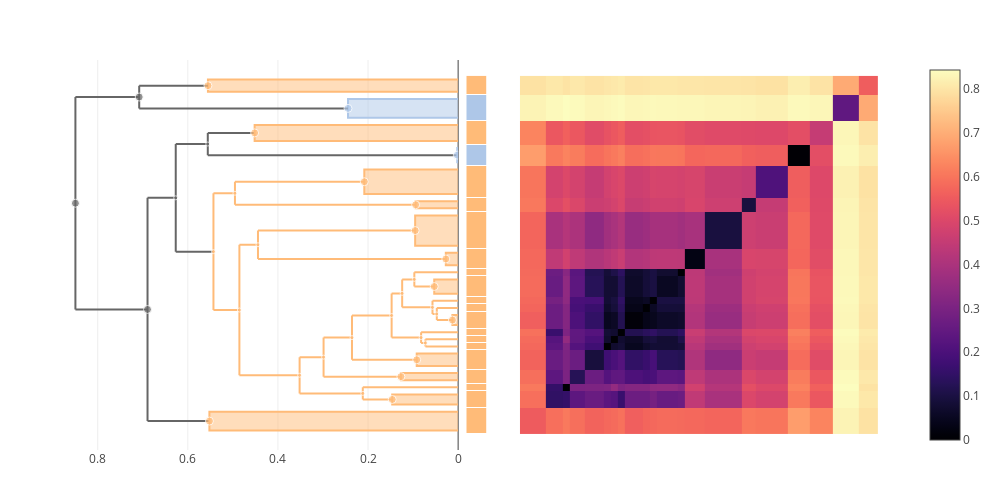

The code cell stored with this chart in its notebook:
### Code cell
trees["all"] = cluster_annotate(cdata, 1:cdata.ntaxa)
plot(multi_clustermap(cdata, trees["all"]))

### Figure 1 — Plotly figure (JSON) as saved in the notebook; plotly's stock layout.template omitted (floating-point values rounded to 4 significant figures; data arrays with more than 128 entries replaced by an {"elided": "..."} marker saying what was removed)
{"data": [{"colorscale": {"elided": "256x2 mixed values"}, "type": "heatmap", "x": [0.5, 4.146, 6.56, 7.56, 9.56, 12.29, 13.29, 14.29, 15.29, 17.71, 18.71, 19.71, 22.71, 23.71, 26.44, 31.68, 33.68, 38.15, 41.15, 44.38, 48.03, 50.76], "y": [0.5, 4.146, 6.56, 7.56, 9.56, 12.29, 13.29, 14.29, 15.29, 17.71, 18.71, 19.71, 22.71, 23.71, 26.44, 31.68, 33.68, 38.15, 41.15, 44.38, 48.03, 50.76], "z": {"elided": "21x21 float values"}}, {"fill": "toself", "hoverinfo": "skip", "line": {"color": "#FFBB78"}, "mode": "lines", "showlegend": false, "type": "scatter", "x": [0, 0.2083, 0.2083, 0], "xaxis": "x2", "y": [34.18, 34.18, 37.65, 37.65], "yaxis": "y"}, {"hoverinfo": "skip", "line": {"color": "#FFBB78"}, "mode": "lines", "showlegend": false, "type": "scatter", "x": [0.08219, 0.08219, null, 0.08219, 0.07259, null, 0.08219, 0, null], "xaxis": "x2", "y": [13.29, 14.79, null, 13.29, 13.29, null, 14.79, 14.79, null], "yaxis": "y"}, {"fill": "toself", "hoverinfo": "skip", "line": {"color": "#FFBB78"}, "mode": "lines", "showlegend": false, "type": "scatter", "x": [0, 0.05306, 0.05306, 0], "xaxis": "x2", "y": [20.21, 20.21, 22.21, 22.21], "yaxis": "y"}, {"hoverinfo": "skip", "line": {"color": "#FFBB78"}, "mode": "lines", "showlegend": false, "type": "scatter", "x": [0.1476, 0.1476, null, 0.1476, 0.08219, null, 0.1476, 0.1242, null], "xaxis": "x2", "y": [14.04, 20.24, null, 14.04, 14.04, null, 20.24, 20.24, null], "yaxis": "y"}, {"hoverinfo": "skip", "line": {"color": "#FFBB78"}, "mode": "lines", "showlegend": false, "type": "scatter", "x": [0.2356, 0.2356, null, 0.2356, 0.09192, null, 0.2356, 0.1476, null], "xaxis": "x2", "y": [10.93, 17.14, null, 10.93, 10.93, null, 17.14, 17.14, null], "yaxis": "y"}, {"hoverinfo": "skip", "line": {"color": "#666666"}, "mode": "lines", "showlegend": false, "type": "scatter", "x": [0.6268, 0.6268, null, 0.6268, 0.5431, null, 0.6268, 0.5557, null], "xaxis": "x2", "y": [26.1, 41.2, null, 26.1, 26.1, null, 41.2, 41.2, null], "yaxis": "y"}, {"hoverinfo": "skip", "line": {"color": "#FFBB78"}, "mode": "lines", "showlegend": false, "type": "scatter", "x": [0.1242, 0.1242, null, 0.1242, 0.05692, null, 0.1242, 0.09722, null], "xaxis": "x2", "y": [18.28, 22.21, null, 18.28, 18.28, null, 22.21, 22.21, null], "yaxis": "y"}, {"hoverinfo": "skip", "line": {"color": "#FFBB78"}, "mode": "lines", "showlegend": false, "type": "scatter", "x": [0.4443, 0.4443, null, 0.4443, 0.02736, null, 0.4443, 0.09541, null], "xaxis": "x2", "y": [25.07, 29.06, null, 25.07, 25.07, null, 29.06, 29.06, null], "yaxis": "y"}, {"fill": "toself", "hoverinfo": "skip", "line": {"color": "#FFBB78"}, "mode": "lines", "showlegend": false, "type": "scatter", "x": [0, 0.02736, 0.02736, 0], "xaxis": "x2", "y": [24.21, 24.21, 25.94, 25.94], "yaxis": "y"}, {"fill": "toself", "hoverinfo": "skip", "line": {"color": "#AEC7E8"}, "mode": "lines", "showlegend": false, "type": "scatter", "x": [0, 0.2444, 0.2444, 0], "xaxis": "x2", "y": [44.88, 44.88, 47.53, 47.53], "yaxis": "y"}, {"hoverinfo": "skip", "line": {"color": "#FFBB78"}, "mode": "lines", "showlegend": false, "type": "scatter", "x": [0.2987, 0.2987, null, 0.2987, 0.1271, null, 0.2987, 0.2356, null], "xaxis": "x2", "y": [8.56, 14.03, null, 8.56, 8.56, null, 14.03, 14.03, null], "yaxis": "y"}, {"fill": "toself", "hoverinfo": "skip", "line": {"color": "#FFBB78"}, "mode": "lines", "showlegend": false, "type": "scatter", "x": [0, 0.09439, 0.09439, 0], "xaxis": "x2", "y": [32.18, 32.18, 33.18, 33.18], "yaxis": "y"}, {"hoverinfo": "skip", "line": {"color": "#FFBB78"}, "mode": "lines", "showlegend": false, "type": "scatter", "x": [0.07259, 0.07259, null, 0.07259, 0, null, 0.07259, 0, null], "xaxis": "x2", "y": [12.79, 13.79, null, 12.79, 12.79, null, 13.79, 13.79, null], "yaxis": "y"}, {"hoverinfo": "skip", "line": {"color": "#666666"}, "mode": "lines", "showlegend": false, "type": "scatter", "x": [0.5557, 0.5557, null, 0.5557, 0.001888, null, 0.5557, 0.4517, null], "xaxis": "x2", "y": [39.65, 42.76, null, 39.65, 39.65, null, 42.76, 42.76, null], "yaxis": "y"}, {"fill": "toself", "hoverinfo": "skip", "line": {"color": "#FFBB78"}, "mode": "lines", "showlegend": false, "type": "scatter", "x": [0, 0.5553, 0.5553, 0], "xaxis": "x2", "y": [48.53, 48.53, 50.26, 50.26], "yaxis": "y"}, {"fill": "toself", "hoverinfo": "skip", "line": {"color": "#FFBB78"}, "mode": "lines", "showlegend": false, "type": "scatter", "x": [0, 0.09192, 0.09192, 0], "xaxis": "x2", "y": [10.06, 10.06, 11.79, 11.79], "yaxis": "y"}, {"hoverinfo": "skip", "line": {"color": "#666666"}, "mode": "lines", "showlegend": false, "type": "scatter", "x": [0.6894, 0.6894, null, 0.6894, 0.5521, null, 0.6894, 0.6268, null], "xaxis": "x2", "y": [2.323, 33.65, null, 2.323, 2.323, null, 33.65, 33.65, null], "yaxis": "y"}, {"hoverinfo": "skip", "line": {"color": "#FFBB78"}, "mode": "lines", "showlegend": false, "type": "scatter", "x": [0.5431, 0.5431, null, 0.5431, 0.4855, null, 0.5431, 0.4954, null], "xaxis": "x2", "y": [17.91, 34.3, null, 17.91, 17.91, null, 34.3, 34.3, null], "yaxis": "y"}, {"fill": "toself", "hoverinfo": "skip", "line": {"color": "#FFBB78"}, "mode": "lines", "showlegend": false, "type": "scatter", "x": [0, 0.5521, 0.5521, 0], "xaxis": "x2", "y": [1, 1, 3.646, 3.646], "yaxis": "y"}, {"hoverinfo": "skip", "line": {"color": "#FFBB78"}, "mode": "lines", "showlegend": false, "type": "scatter", "x": [0.3519, 0.3519, null, 0.3519, 0.2116, null, 0.3519, 0.2987, null], "xaxis": "x2", "y": [6.206, 11.3, null, 6.206, 6.206, null, 11.3, 11.3, null], "yaxis": "y"}, {"hoverinfo": "skip", "line": {"color": "#FFBB78"}, "mode": "lines", "showlegend": false, "type": "scatter", "x": [0.4954, 0.4954, null, 0.4954, 0.09439, null, 0.4954, 0.2083, null], "xaxis": "x2", "y": [32.68, 35.91, null, 32.68, 32.68, null, 35.91, 35.91, null], "yaxis": "y"}, {"fill": "toself", "hoverinfo": "skip", "line": {"color": "#AEC7E8"}, "mode": "lines", "showlegend": false, "type": "scatter", "x": [0, 0.001888, 0.001888, 0], "xaxis": "x2", "y": [38.65, 38.65, 40.65, 40.65], "yaxis": "y"}, {"hoverinfo": "skip", "line": {"color": "#FFBB78"}, "mode": "lines", "showlegend": false, "type": "scatter", "x": [0.09722, 0.09722, null, 0.09722, 0.05306, null, 0.09722, 0, null], "xaxis": "x2", "y": [21.21, 23.21, null, 21.21, 21.21, null, 23.21, 23.21, null], "yaxis": "y"}, {"hoverinfo": "skip", "line": {"color": "#666666"}, "mode": "lines", "showlegend": false, "type": "scatter", "x": [0.8495, 0.8495, null, 0.8495, 0.6894, null, 0.8495, 0.7079, null], "xaxis": "x2", "y": [17.99, 47.8, null, 17.99, 17.99, null, 47.8, 47.8, null], "yaxis": "y"}, {"hoverinfo": "skip", "line": {"color": "#FFBB78"}, "mode": "lines", "showlegend": false, "type": "scatter", "x": [0.4855, 0.4855, null, 0.4855, 0.3519, null, 0.4855, 0.4443, null], "xaxis": "x2", "y": [8.752, 27.07, null, 8.752, 8.752, null, 27.07, 27.07, null], "yaxis": "y"}, {"hoverinfo": "skip", "line": {"color": "#FFBB78"}, "mode": "lines", "showlegend": false, "type": "scatter", "x": [0.04733, 0.04733, null, 0.04733, 0.01273, null, 0.04733, 0, null], "xaxis": "x2", "y": [16.5, 18.21, null, 16.5, 16.5, null, 18.21, 18.21, null], "yaxis": "y"}, {"fill": "toself", "hoverinfo": "skip", "line": {"color": "#FFBB78"}, "mode": "lines", "showlegend": false, "type": "scatter", "x": [0, 0.09541, 0.09541, 0], "xaxis": "x2", "y": [26.94, 26.94, 31.18, 31.18], "yaxis": "y"}, {"hoverinfo": "skip", "line": {"color": "#FFBB78"}, "mode": "lines", "showlegend": false, "type": "scatter", "x": [0.2116, 0.2116, null, 0.2116, 0.1463, null, 0.2116, 0, null], "xaxis": "x2", "y": [5.353, 7.06, null, 5.353, 5.353, null, 7.06, 7.06, null], "yaxis": "y"}, {"fill": "toself", "hoverinfo": "skip", "line": {"color": "#FFBB78"}, "mode": "lines", "showlegend": false, "type": "scatter", "x": [0, 0.1271, 0.1271, 0], "xaxis": "x2", "y": [8.06, 8.06, 9.06, 9.06], "yaxis": "y"}, {"fill": "toself", "hoverinfo": "skip", "line": {"color": "#FFBB78"}, "mode": "lines", "showlegend": false, "type": "scatter", "x": [0, 0.01273, 0.01273, 0], "xaxis": "x2", "y": [15.79, 15.79, 17.21, 17.21], "yaxis": "y"}, {"fill": "toself", "hoverinfo": "skip", "line": {"color": "#FFBB78"}, "mode": "lines", "showlegend": false, "type": "scatter", "x": [0, 0.4517, 0.4517, 0], "xaxis": "x2", "y": [41.65, 41.65, 43.88, 43.88], "yaxis": "y"}, {"fill": "toself", "hoverinfo": "skip", "line": {"color": "#FFBB78"}, "mode": "lines", "showlegend": false, "type": "scatter", "x": [0, 0.1463, 0.1463, 0], "xaxis": "x2", "y": [4.646, 4.646, 6.06, 6.06], "yaxis": "y"}, {"hoverinfo": "skip", "line": {"color": "#666666"}, "mode": "lines", "showlegend": false, "type": "scatter", "x": [0.7079, 0.7079, null, 0.7079, 0.2444, null, 0.7079, 0.5553, null], "xaxis": "x2", "y": [46.2, 49.39, null, 46.2, 46.2, null, 49.39, 49.39, null], "yaxis": "y"}, {"hoverinfo": "skip", "line": {"color": "#FFBB78"}, "mode": "lines", "showlegend": false, "type": "scatter", "x": [0.05692, 0.05692, null, 0.05692, 0.04733, null, 0.05692, 0, null], "xaxis": "x2", "y": [17.35, 19.21, null, 17.35, 17.35, null, 19.21, 19.21, null], "yaxis": "y"}, {"customdata": [[167, 13, "botulinum subgroup 1"], [148, 3, "botulinum subgroup 1"], [140, 5, "botulinum subgroup 1"], [165, 14, "botulinum subgroup 1"], [169, 18, "botulinum subgroup 1"], [182, 73, "(mixed)"], [158, 11, "botulinum subgroup 1"], [174, 23, "botulinum subgroup 1"], [133, 4, "botulinum subgroup 1"], [172, 20, "botulinum subgroup 1"], [151, 2, "botulinum subgroup 1"], [146, 2, "botulinum subgroup 1"], [181, 11, "(mixed)"], [170, 8, "sporogenes"], [180, 4, "botulinum subgroup 1"], [150, 4, "botulinum subgroup 1"], [183, 81, "(mixed)"], [178, 62, "botulinum subgroup 1"], [179, 8, "botulinum subgroup 1"], [173, 24, "botulinum subgroup 1"], [177, 15, "botulinum subgroup 1"], [103, 5, "sporogenes"], [153, 6, "botulinum subgroup 1"], [185, 93, "(mixed)"], [176, 47, "botulinum subgroup 1"], [139, 4, "botulinum subgroup 1"], [152, 19, "botulinum subgroup 1"], [168, 4, "botulinum subgroup 1"], [159, 2, "botulinum subgroup 1"], [117, 3, "botulinum subgroup 1"], [175, 6, "botulinum subgroup 1"], [164, 3, "botulinum subgroup 1"], [141, 5, "botulinum subgroup 1"], [184, 12, "(mixed)"]], "hovertemplate": "ID: %{customdata[0]}<br>\nHeight: %{x:.3f}<br>\nGenome count: %{customdata[1]}\n<br>\n%{customdata[2]}\n<extra></extra>", "marker": {"color": ["#FFBB78", "#FFBB78", "#FFBB78", "#FFBB78", "#FFBB78", "#666666", "#FFBB78", "#FFBB78", "#FFBB78", "#FFBB78", "#FFBB78", "#FFBB78", "#666666", "#AEC7E8", "#FFBB78", "#FFBB78", "#666666", "#FFBB78", "#FFBB78", "#FFBB78", "#FFBB78", "#AEC7E8", "#FFBB78", "#666666", "#FFBB78", "#FFBB78", "#FFBB78", "#FFBB78", "#FFBB78", "#FFBB78", "#FFBB78", "#FFBB78", "#FFBB78", "#666666"], "size": [8, 4, 8, 4, 4, 4, 4, 4, 8, 4, 8, 4, 4, 8, 8, 8, 8, 4, 8, 4, 4, 8, 4, 8, 4, 4, 8, 4, 8, 8, 8, 8, 4, 8]}, "mode": "markers", "showlegend": false, "type": "scatter", "x": [0.2083, 0.08219, 0.05306, 0.1476, 0.2356, 0.6268, 0.1242, 0.4443, 0.02736, 0.2987, 0.09439, 0.07259, 0.5557, 0.2444, 0.5553, 0.09192, 0.6894, 0.5431, 0.5521, 0.3519, 0.4954, 0.001888, 0.09722, 0.8495, 0.4855, 0.04733, 0.09541, 0.2116, 0.1271, 0.01273, 0.4517, 0.1463, 0.05692, 0.7079], "xaxis": "x2", "y": [35.91, 14.04, 21.21, 17.14, 14.03, 33.65, 20.24, 27.07, 25.07, 11.3, 32.68, 13.29, 41.2, 46.2, 49.39, 10.93, 17.99, 26.1, 2.323, 8.752, 34.3, 39.65, 22.21, 32.89, 17.91, 17.35, 29.06, 6.206, 8.56, 16.5, 42.76, 5.353, 18.28, 47.8], "yaxis": "y"}, {"colorscale": [[0, "#666666"], [0.1, "#AEC7E8"], [0.2, "#FFBB78"], [0.3, "#98DF8A"], [0.4, "#FF9896"], [0.5, "#C5B0D5"], [0.6, "#C49C94"], [0.7, "#F7B6D2"], [0.8, "#C7C7C7"], [0.9, "#DBDB8D"], [1, "#9EDAE5"]], "customdata": [[["ID 179", "botulinum subgroup 1"]], [["ID 164", "botulinum subgroup 1"]], [["Genome 25", "botulinum subgroup 1"]], [["ID 159", "botulinum subgroup 1"]], [["ID 150", "botulinum subgroup 1"]], [["Genome 79", "botulinum subgroup 1"]], [["Genome 91", "botulinum subgroup 1"]], [["Genome 80", "botulinum subgroup 1"]], [["ID 117", "botulinum subgroup 1"]], [["Genome 90", "botulinum subgroup 1"]], [["Genome 88", "botulinum subgroup 1"]], [["ID 140", "botulinum subgroup 1"]], [["Genome 76", "botulinum subgroup 1"]], [["ID 133", "botulinum subgroup 1"]], [["ID 152", "botulinum subgroup 1"]], [["ID 151", "botulinum subgroup 1"]], [["ID 167", "botulinum subgroup 1"]], [["ID 103", "sporogenes"]], [["ID 175", "botulinum subgroup 1"]], [["ID 170", "sporogenes"]], [["ID 180", "botulinum subgroup 1"]]], "hovertemplate": "%{customdata[0]} <br>\n%{customdata[1]}\n<extra></extra>\n", "showscale": false, "type": "heatmap", "xaxis": "x3", "y": [0.5, 4.146, 6.56, 7.56, 9.56, 12.29, 13.29, 14.29, 15.29, 17.71, 18.71, 19.71, 22.71, 23.71, 26.44, 31.68, 33.68, 38.15, 41.15, 44.38, 48.03, 50.76], "ygap": 1, "z": [[2], [2], [2], [2], [2], [2], [2], [2], [2], [2], [2], [2], [2], [2], [2], [2], [2], [1], [2], [1], [2]], "zmax": 10, "zmin": 0}], "layout": {"height": 500, "hovermode": "closest", "margin": {"b": 50, "l": 50, "r": 50, "t": 60}, "showlegend": false, "width": 1000, "xaxis": {"autorange": true, "constrain": "domain", "domain": [0.5508, 0.9707], "range": [0.5, 50.76], "scaleanchor": "y", "type": "linear", "visible": false}, "xaxis2": {"autorange": true, "domain": [0, 0.4785], "range": [0.9059, 0], "rangemode": "nonnegative", "type": "linear"}, "xaxis3": {"autorange": true, "domain": [0.488, 0.512], "fixedrange": true, "range": [-0.5, 0.5], "visible": false}, "yaxis": {"autorange": true, "domain": [0, 1], "range": [-1.737, 53.0], "scaleanchor": "x", "type": "linear", "visible": false}}}
